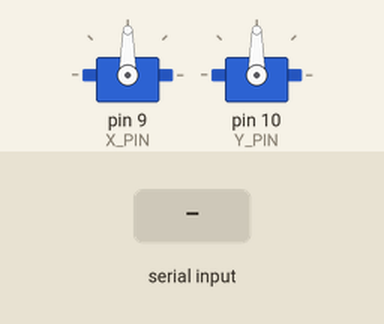
The program below on a simulated Arduino Uno, built with avr-gcc and run on an emulated ATmega328P. Shown: 2 × servo. The test bench sets the inputs (shaded band).

Above: at 1.2 s.
1.3 s: "w90\n" received over Serial
At 4.17 s:
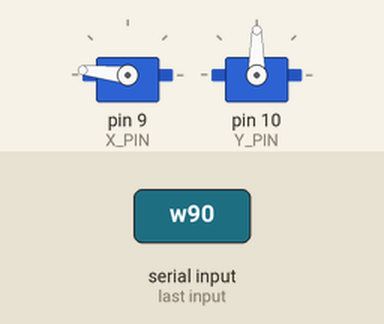
4.3 s: "w 45\n" received over Serial
At 6.7 s:
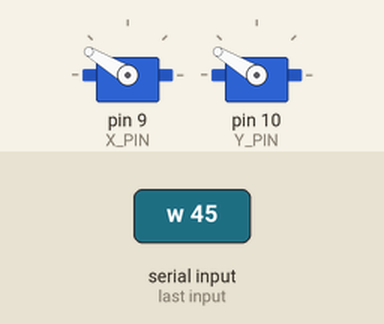
7.3 s: "W90\n" received over Serial
At 8.01 s:
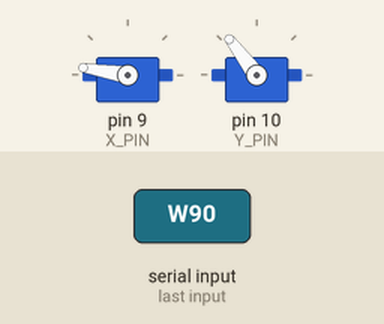
10.3 s: "w\n" received over Serial
At 11.07 s:
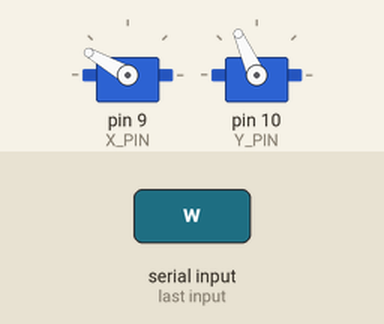
13.3 s: "W 45\n" received over Serial
At 13.47 s:
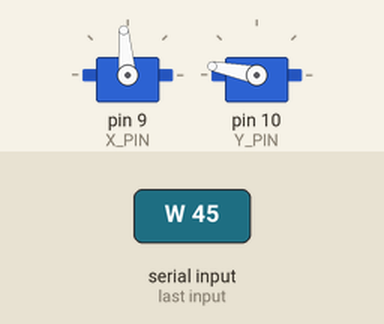
16.3 s: "W\n" received over Serial
At 16.77 s:
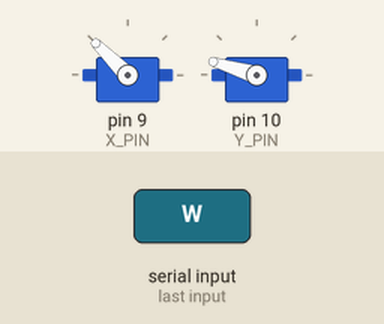
Timing chart, 0 to 19.7 s (numbered marks = the images above; inputs shaded):
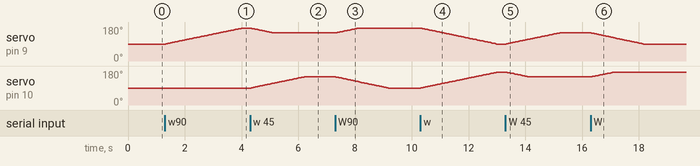

The program:

main.cpp
```cpp
#include <Arduino.h>
#include <VarSpeedServo.h>
#include "config.h"
#define BUF_SIZE 16 // max receiving buffer, only needs to fit one command

// Subset of GS-232B compatible protocol implemented

VarSpeedServo servo_x, servo_y;
char buf[BUF_SIZE], resp[BUF_SIZE], *ptr;
int pos=0;
float req_el=90, req_az=180, rads=0.01745329, degs=57.29578, req_speed=SPEED;

void setup() {
  Serial.begin(9600);
  servo_x.attach(X_PIN, X_MIN, X_MAX);
  servo_y.attach(Y_PIN, Y_MIN, Y_MAX);
  servo_x.write(90); // point straight up
  servo_y.write(90);
}

void parse_command(){
  if(buf[0] == 'w' || buf[0] == 'W'){ // set position
    ptr = strtok(buf+1, " ");
    if(ptr == NULL){ // only az
      req_az = atof(buf+1);
      req_el = 0;
    }else{ // az & el
      req_az = atof(buf+1);
      ptr = strtok(NULL, " ");
      req_el = atof(ptr);
    }
    servo_x.write((sin(req_az*rads)*cos(max(req_el,EL_MIN)*rads)) * 90 + 90, req_speed);
    servo_y.write((cos(req_az*rads)*cos(max(req_el,EL_MIN)*rads)) * 90 + 90, req_speed);
    Serial.println();
  }else if(buf[0] == 'c' || buf[0] == 'C'){ // get position
    if(buf[1] == '2'){ // az & el
      sprintf(resp,"AZ=%03dEL=%03d", int(req_az), int(req_el));
    }else{ // only az
      sprintf(resp,"AZ=%03d", int(req_az));
    }
    Serial.println(resp);
  }else if(buf[0] == 'b' || buf[0] == 'B'){ // get el
    sprintf(resp,"EL=%03d", int(req_el));
    Serial.println(resp);
  }else if(buf[0] == 's' || buf[0] == 'S' || buf[0] == 'e' || buf[0] == 'E'){ // all/az stop
    servo_x.stop();
    servo_y.stop();
    Serial.println();
  }else if(buf[0] == 'z' || buf[0] == 'Z'){ // N/S center
    Serial.println("N Center"); // fixed
  }else if(buf[0] == 'x' || buf[0] == 'x'){ // set speed
    int s=buf[1] - '0';
    if(s>0 && s<5){
      req_speed=s*SPEED/4;
      sprintf(resp,"Speed X%1i", s);
      Serial.println(resp);
    }else{
      Serial.println("?>");
    }
  }else{
    Serial.println("?>");
  }
}

void loop(){
  if(Serial.available()>0){
    buf[pos]=(char)Serial.read();
    if((buf[pos] == '\r' || buf[pos] == '\n')){ // only 0x0D in the manual
      buf[pos]=0; // asciiz instead of linefeed
      if(pos>0)
        parse_command();
      pos=0;
    }else{
      pos++;
      if(pos==BUF_SIZE){
        Serial.println("?>");
        pos=0; // overflow, start over
      }
    }
  }
}
```

config.h
```cpp
#define X_PIN 9     // pin controlling the X servo
#define Y_PIN 10    // pin controlling the Y servo

#define X_MIN 544   // calibrate the min/max for your servos
#define X_MAX 2400  // default min is 544, max is 2400
#define Y_MIN 544   // 500-2500 is probably close to the limit
#define Y_MAX 2400  // make sure the servos dont hit endstop

#define EL_MIN 20   // limit the minimum elevation, angle up from horizontal
#define SPEED 20    // maximum moving speed, speed commands can limit this further
```

Measured:
- after the input at 1.3 s, servo on pin 9 (X_PIN): moves from 90° to 174° over 2.7 s, starting at once
- after the input at 4.3 s, servo on pin 9 (X_PIN): moves from 174° to 149° over 0.78 s, starting at once; servo on pin 10 (Y_PIN): moves from 90° to 149° over 1.9 s, starting after 0.05 s
- after the input at 7.3 s, servo on pin 9 (X_PIN): moves from 149° to 174° over 0.78 s, starting at once; servo on pin 10 (Y_PIN): moves from 149° to 90° over 1.8 s, starting at once
- after the input at 10.3 s, servo on pin 9 (X_PIN): moves from 174° to 90° over 2.7 s, starting at once; servo on pin 10 (Y_PIN): moves from 90° to 174° over 2.7 s, starting at once
- after the input at 13.3 s, servo on pin 9 (X_PIN): moves from 90° to 149° over 1.9 s, starting at once; servo on pin 10 (Y_PIN): moves from 174° to 149° over 0.78 s, starting at once
- after the input at 16.3 s, servo on pin 9 (X_PIN): moves from 149° to 90° over 1.8 s, starting at once; servo on pin 10 (Y_PIN): moves from 149° to 174° over 0.78 s, starting at once
